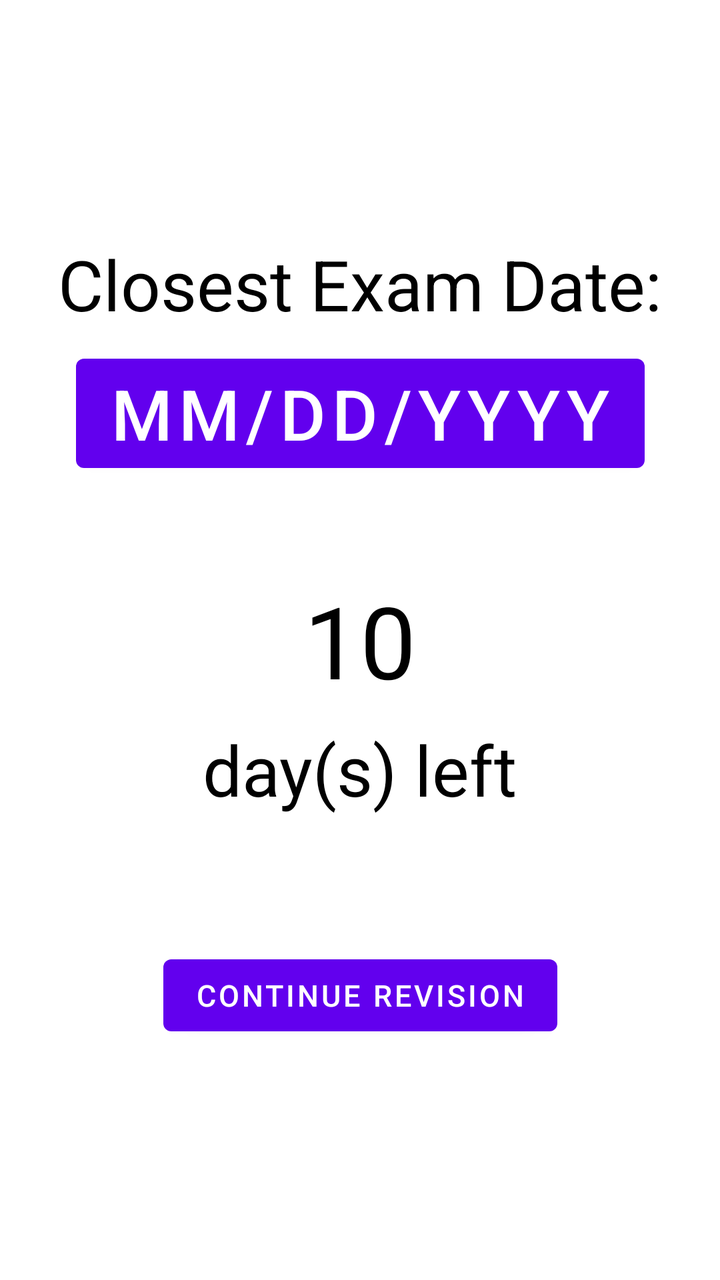
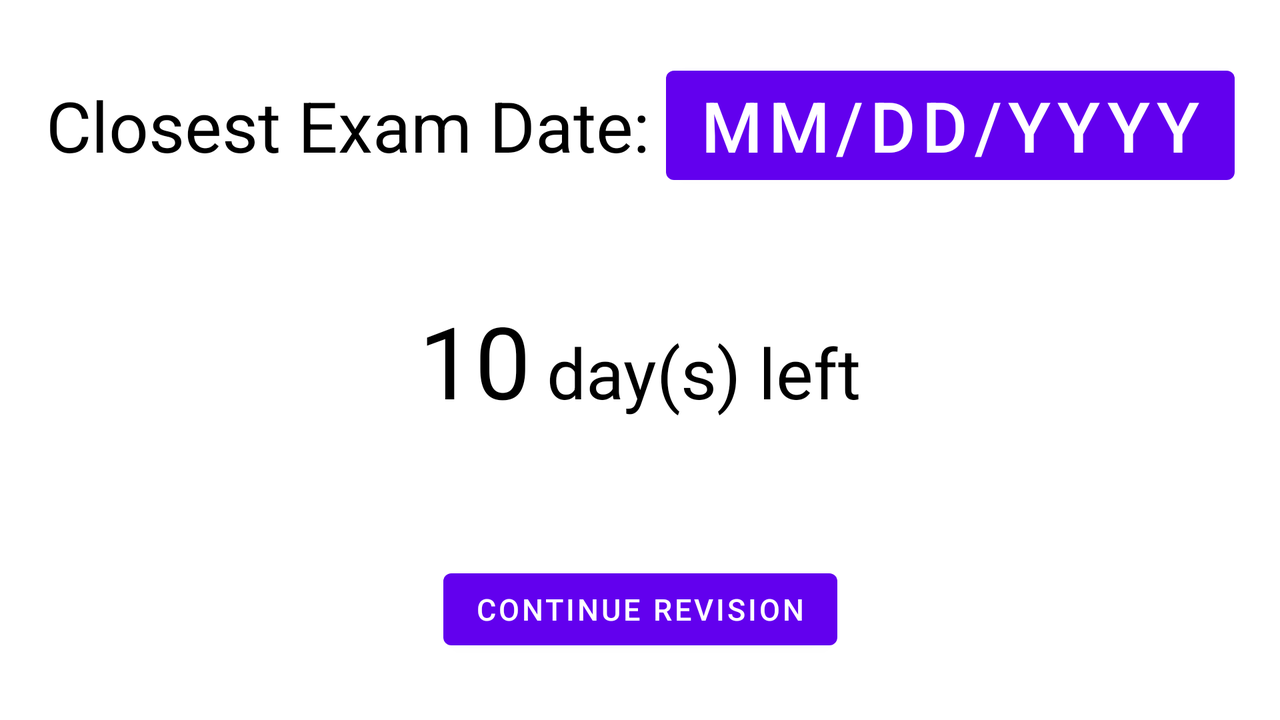

The same Android screen from two of the app's own layout files: first res/layout/ as a phone draws it, then the repository's variant for another configuration, drawn on a device whose configuration selects that folder. Both files follow.
<!-- AndroidManifest.xml: application theme Theme.GCSERevisionApp -->
<!-- res/layout/fragment_home.xml -->
<?xml version="1.0" encoding="utf-8"?>
<layout xmlns:android="http://schemas.android.com/apk/res/android"
    xmlns:app="http://schemas.android.com/apk/res-auto"
    xmlns:tools="http://schemas.android.com/tools">

    <androidx.constraintlayout.widget.ConstraintLayout
        android:layout_width="match_parent"
        android:layout_height="match_parent"
        android:gravity="center"
        android:orientation="vertical"
        tools:context=".ui.home.HomeFragment">

        <TextView
            android:id="@+id/textView1"
            android:layout_width="wrap_content"
            android:layout_height="wrap_content"
            android:text="@string/my_exam_is_on"
            android:textSize="@dimen/heading2"
            app:layout_constraintBottom_toBottomOf="parent"
            app:layout_constraintEnd_toEndOf="parent"
            app:layout_constraintStart_toStartOf="parent"
            app:layout_constraintTop_toTopOf="parent"
            app:layout_constraintVertical_bias="0.20" />

        <Button
            android:id="@+id/dateChangeBtn"
            android:layout_width="wrap_content"
            android:layout_height="wrap_content"
            android:layout_marginTop="8dp"
            android:text="mm/dd/yyyy"
            android:textSize="@dimen/heading2"

            app:layout_constraintEnd_toEndOf="parent"
            app:layout_constraintStart_toStartOf="parent"
            app:layout_constraintTop_toBottomOf="@+id/textView1"
            tools:ignore="HardcodedText,KeyboardInaccessibleWidget" />

        <TextView
            android:id="@+id/remainingDaysView"
            android:layout_width="wrap_content"
            android:layout_height="wrap_content"

            android:textSize="@dimen/heading1"

            app:layout_constraintBottom_toBottomOf="parent"
            app:layout_constraintEnd_toEndOf="parent"
            app:layout_constraintStart_toStartOf="parent"
            app:layout_constraintTop_toTopOf="parent"
            tools:text="10" />

        <TextView
            android:id="@+id/textView2"
            android:layout_width="wrap_content"
            android:layout_height="wrap_content"

            android:layout_marginTop="8dp"
            android:text="@string/days_left"
            android:textSize="@dimen/heading2"
            app:layout_constraintEnd_toEndOf="parent"
            app:layout_constraintStart_toStartOf="parent"
            app:layout_constraintTop_toBottomOf="@+id/remainingDaysView" />

        <Button
            android:id="@+id/continueRevision"
            android:layout_width="wrap_content"
            android:layout_height="wrap_content"
            android:text="@string/continue_revision"

            android:textSize="@dimen/paragraph1"

            app:layout_constraintBottom_toBottomOf="parent"
            app:layout_constraintEnd_toEndOf="parent"
            app:layout_constraintStart_toStartOf="parent"
            app:layout_constraintTop_toTopOf="parent"
            app:layout_constraintVertical_bias="0.80" />


    </androidx.constraintlayout.widget.ConstraintLayout>
</layout>
<!-- resources referenced by this layout -->
<resources>
  <dimen name="heading1">50sp</dimen>
  <dimen name="heading2">35sp</dimen>
  <dimen name="paragraph1">15sp</dimen>
  <string name="continue_revision">Continue Revision</string>
  <string name="days_left">day(s) left</string>
  <string name="my_exam_is_on">Closest Exam Date:</string>
  <style name="Theme.GCSERevisionApp" parent="Theme.MaterialComponents.DayNight.DarkActionBar">
          
          <item name="colorPrimary">@color/purple_500</item>
          <item name="colorPrimaryVariant">@color/purple_700</item>
          <item name="colorOnPrimary">@color/white</item>
          
          <item name="colorSecondary">@color/teal_200</item>
          <item name="colorSecondaryVariant">@color/teal_700</item>
          <item name="colorOnSecondary">@color/black</item>
          
          <item name="android:statusBarColor" tools:targetApi="l">?attr/colorPrimaryVariant</item>
          
          <item name="android:textColor">@color/text_light</item>
      </style>
  <color name="purple_500">#FF6200EE</color>
  <color name="purple_700">#FF3700B3</color>
  <color name="white">#FFFFFFFF</color>
  <color name="teal_200">#FF03DAC5</color>
  <color name="teal_700">#FF018786</color>
  <color name="black">#FF000000</color>
  <color name="text_light">#FF000000</color>
</resources>
<!-- res/layout-land/fragment_home.xml (the repository's variant of the layout above) -->
<!-- drawn on the phone turned sideways -->
<?xml version="1.0" encoding="utf-8"?>
<layout xmlns:android="http://schemas.android.com/apk/res/android"
    xmlns:app="http://schemas.android.com/apk/res-auto"
    xmlns:tools="http://schemas.android.com/tools">

    <androidx.constraintlayout.widget.ConstraintLayout
        android:layout_width="match_parent"
        android:layout_height="match_parent"
        android:gravity="center"
        android:orientation="vertical"
        tools:context=".ui.home.HomeFragment">

        <LinearLayout
            android:id="@+id/linearLayout"
            android:layout_width="wrap_content"
            android:layout_height="wrap_content"
            android:orientation="horizontal"
            app:layout_constraintBottom_toBottomOf="parent"
            app:layout_constraintEnd_toEndOf="parent"
            app:layout_constraintStart_toStartOf="parent"
            app:layout_constraintTop_toTopOf="parent"
            app:layout_constraintVertical_bias="0.10">

            <TextView
                android:id="@+id/textView1"
                android:layout_width="wrap_content"
                android:layout_height="wrap_content"
                android:layout_marginEnd="8dp"
                android:text="@string/my_exam_is_on"
                android:textSize="@dimen/heading2" />

            <Button
                android:id="@+id/dateChangeBtn"
                android:layout_width="wrap_content"
                android:layout_height="wrap_content"
                android:text="mm/dd/yyyy"

                android:textSize="@dimen/heading2"
                tools:ignore="HardcodedText,KeyboardInaccessibleWidget" />
        </LinearLayout>

        <LinearLayout
            android:layout_width="wrap_content"
            android:layout_height="wrap_content"
            android:orientation="horizontal"
            app:layout_constraintBottom_toBottomOf="parent"
            app:layout_constraintEnd_toEndOf="parent"
            app:layout_constraintStart_toStartOf="parent"
            app:layout_constraintTop_toTopOf="parent">

            <TextView
                android:id="@+id/remainingDaysView"
                android:layout_width="wrap_content"
                android:layout_height="wrap_content"
                android:layout_marginEnd="8dp"

                android:textSize="@dimen/heading1"
                tools:text="10" />

            <TextView
                android:id="@+id/textView2"
                android:layout_width="wrap_content"
                android:layout_height="wrap_content"

                android:text="@string/days_left"
                android:textSize="@dimen/heading2" />
        </LinearLayout>

        <Button
            android:id="@+id/continueRevision"
            android:layout_width="wrap_content"
            android:layout_height="wrap_content"
            android:text="@string/continue_revision"

            android:textSize="@dimen/paragraph1"

            app:layout_constraintBottom_toBottomOf="parent"
            app:layout_constraintEnd_toEndOf="parent"
            app:layout_constraintStart_toStartOf="parent"
            app:layout_constraintTop_toTopOf="parent"
            app:layout_constraintVertical_bias="0.90" />

    </androidx.constraintlayout.widget.ConstraintLayout>
</layout>
